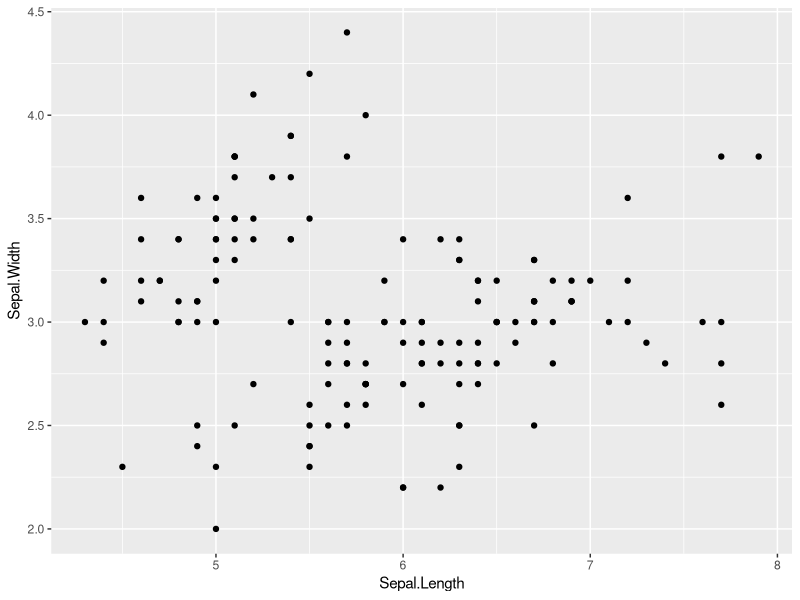
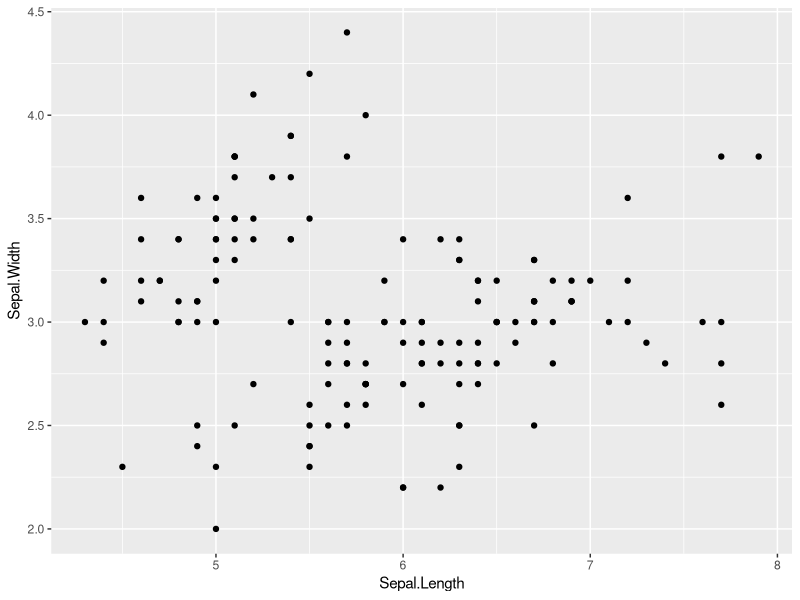
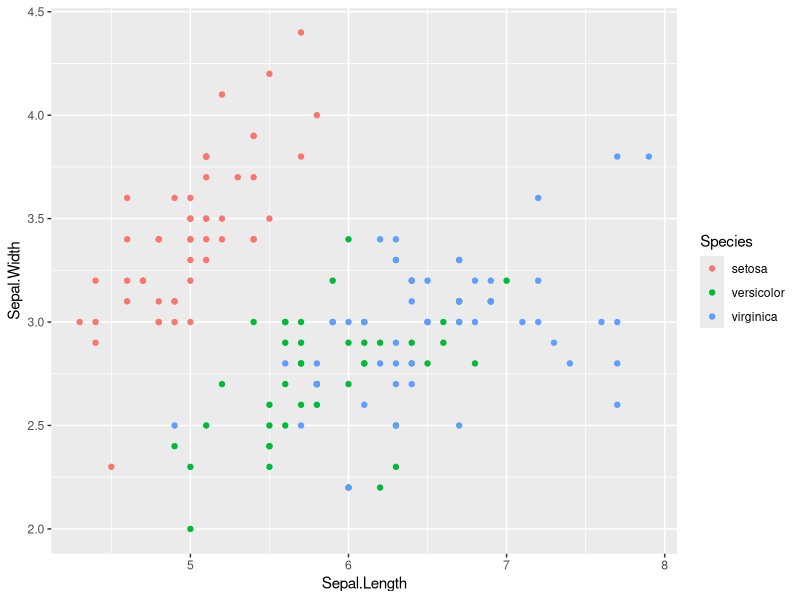
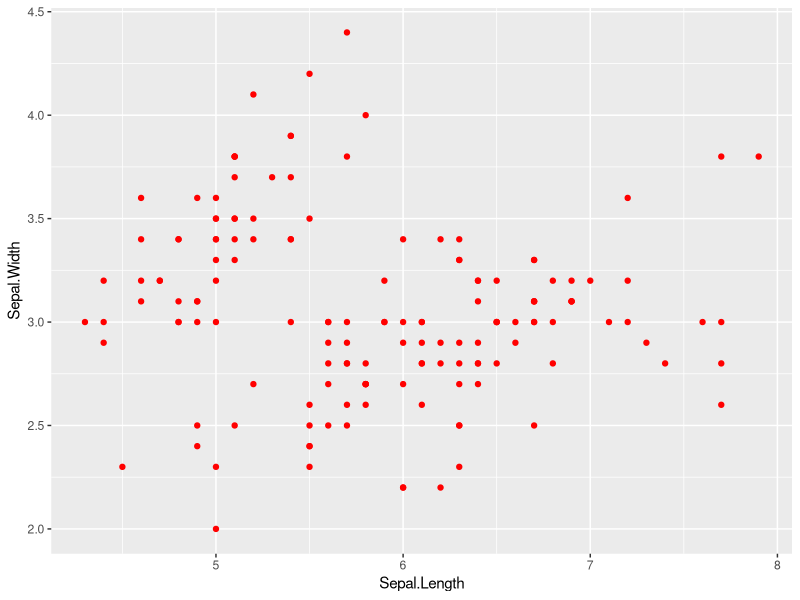
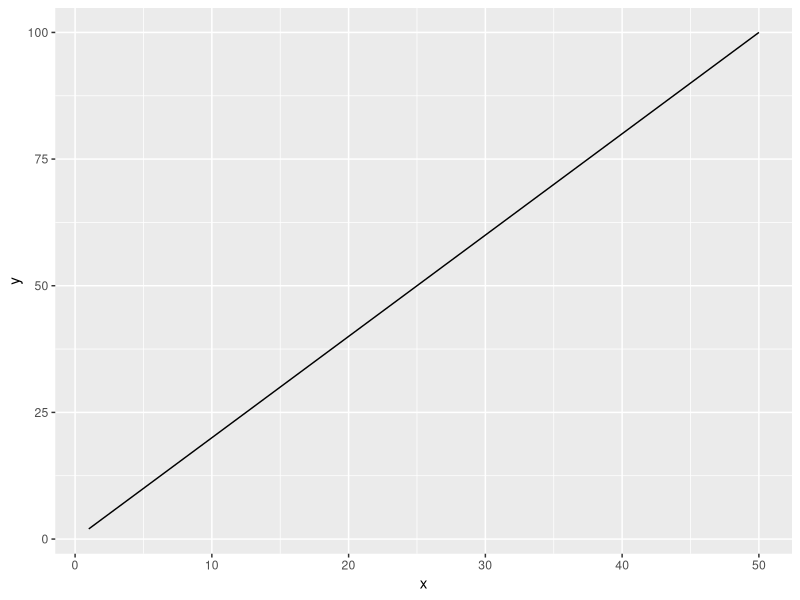
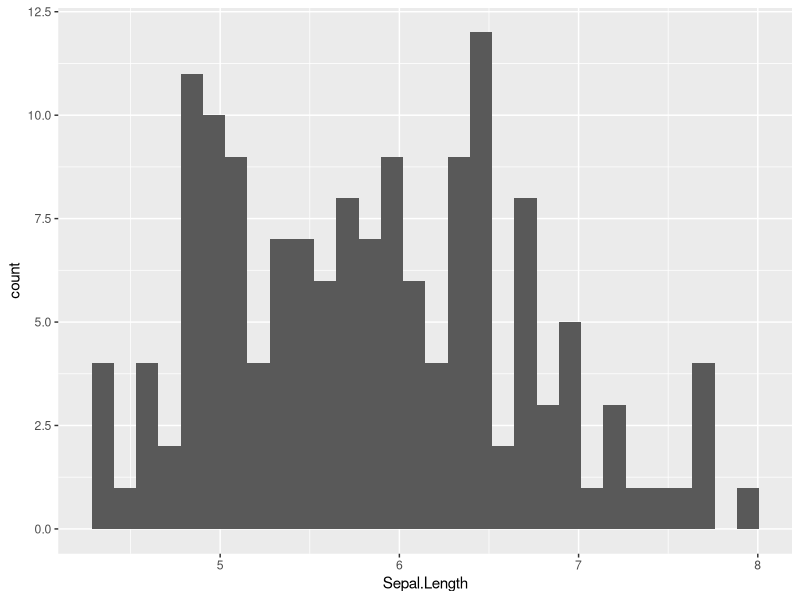
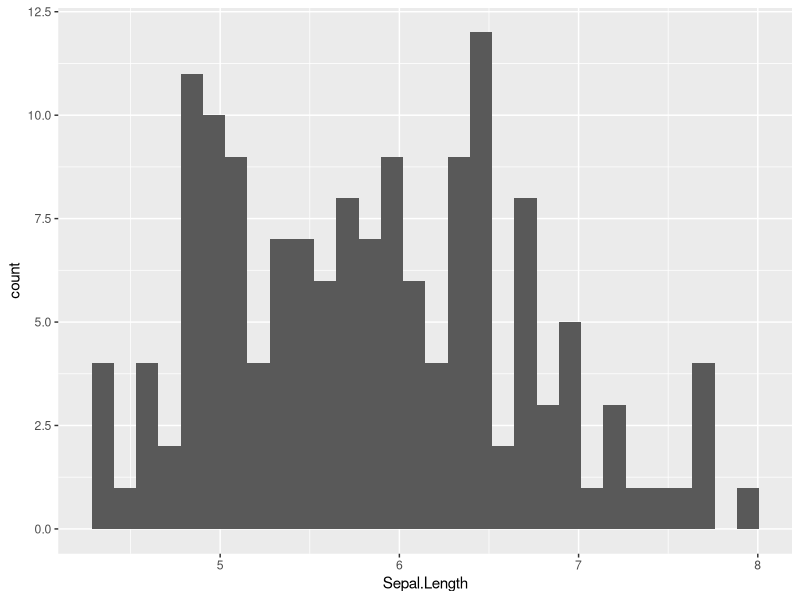
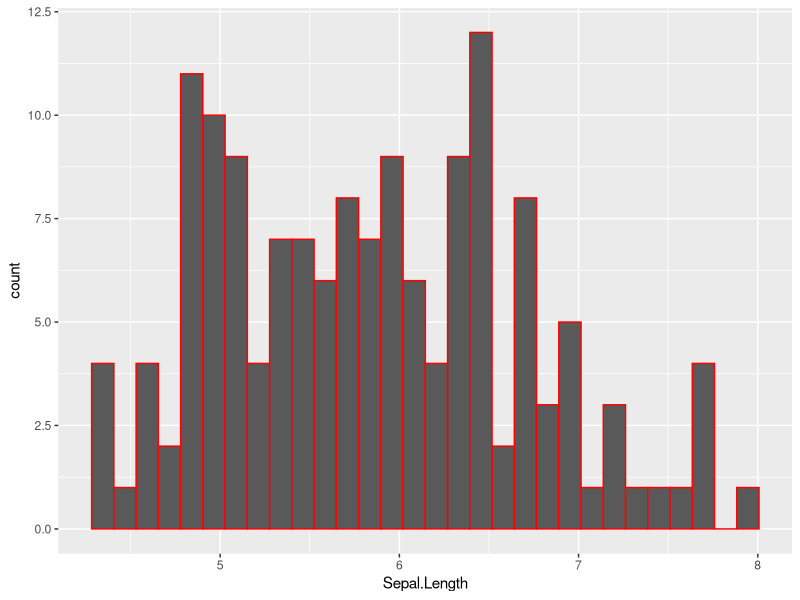

These charts were generated, in order, by the following R code:

#call every single time 
library(tidyverse)
# run

#contrl shitf r = creates a section label, helps stay organized 
# point figure ------------------------------------------------------------

##basic point figure #
# aes() statnds for aesthetic and helps create a basis for creating graphs.

iris %>% 
  ggplot(
    mapping = aes( x = Sepal.Length, 
                  y = Sepal.Width)
    ) + 
    geom_point()

#run

# error example missing aes() ---------------------------------------------

## error, no aes() 
# control + shift + c helps to create the #
# iris %>% 
#   ggplot(
#     x = Sepal.Length, 
#     y = Sepal.Width
#   ) + geom_point()

# run the above to see the error when aes() is missing in code


# color by species --------------------------------------------------------

# another way to get plot 
ggplot(
  data = iris, 
  mapping = aes( x = Sepal.Length,
                 y = Sepal.Width)
)  + 
  geom_point()

# Color by species way one
ggplot(
  data = iris, 
  mapping = aes( x = Sepal.Length,
                 y = Sepal.Width,
                 color = Species)
)  + 
  geom_point()

# Color by everything together 
ggplot(
  data = iris, 
  mapping = aes( x = Sepal.Length,
                 y = Sepal.Width)
)  + 
  geom_point(color = "red")
#diffirent colors like "salmon" "steelblue"


# error for color ---------------------------------------------------------


# Color by species error
# ggplot(
#   data = iris, 
#   mapping = aes( x = Sepal.Length,
#                  y = Sepal.Width),
#   color = Species,
# )  + 
#   geom_point()
# run to see error with misordering color function



# line figure -------------------------------------------------------------

df0 <- tibble(
  x = rep(1:50, 3),
  y = x * 2
)

df0 %>% 
  ggplot(
    mapping = aes( x = x, 
                   y = y)
  ) + 
  geom_line()


# histogram ---------------------------------------------------------------

iris %>% 
  ggplot(mapping = aes (x = Sepal.Length)) +
  geom_histogram()

# messing around with code 
# attempt to incorporate color in histogram -------------------------------

iris %>% 
  ggplot(mapping = aes (x = Sepal.Length)) +
  geom_histogram()

ggplot(
  data = iris, 
  mapping = aes( x = Sepal.Length,
                 )
)  + 
  geom_histogram(color = "red")
#this outline the bars with red, but hey it worked lol


# another color attempt this time by species on histogram -----------------

iris %>% 
  ggplot(mapping = aes (x = Sepal.Length)) +
  geom_histogram()

ggplot(
  data = iris, 
  mapping = aes( x = Sepal.Length,
                 color = Species)
)  + 
  geom_histogram()
#this one shows all of the colors now, this is so cool!


# this time using fill instead of color for histogram ----------------------

iris %>% 
  ggplot(mapping = aes (x = Sepal.Length)) +
  geom_histogram()

ggplot(
  data = iris, 
  mapping = aes( x = Sepal.Length,
                 fill = Species)
)  + 
  geom_histogram()

#can you do both fill and color? 

iris %>% 
  ggplot(mapping = aes (x = Sepal.Length)) +
  geom_histogram()

# #ggplot(
#   data = iris, 
#   mapping = aes( x = Sepal.Length,
#                  fill = Species
#                  color = count)
# )  + 
#   geom_histogram()
# answer is no lol 


# this time color by speal.width in histogram -----------------------------

iris %>% 
  ggplot(mapping = aes (x = Sepal.Length)) +
  geom_histogram()

ggplot(
  data = iris, 
  mapping = aes( x = Sepal.Width,
                 color = Species)
)  + 
  geom_histogram()
# it looks so different, but i guess if two species have the same value, 
# they would overlap, so which one would be visible?


# change bin width
iris %>% 
  ggplot(aes(x = Sepal.Length)) +
  geom_histogram(binwidth = 0.5)

# change bin number
iris %>% 
  ggplot(aes(x = Sepal.Length)) +
  geom_histogram(bins = 50)

# Box plot ---------------------------------------------------------------

#blank boxplot (no color)

iris %>% 
  ggplot(
    mapping = aes( x = Species, 
                   y = Sepal.Length)
  ) + geom_boxplot()

#change border color 
iris %>% 
  ggplot(
    mapping = aes( x = Species, 
                   y = Sepal.Length, 
                   color = Species)
  ) + geom_boxplot()

#fill in color of the boxes
iris %>% 
  ggplot(
    mapping = aes( x = Species, 
                   y = Sepal.Length, 
                   fill = Species)
  ) + geom_boxplot()

#another way for color 

# change fill by "Species", but consistent color
iris %>% 
  ggplot(aes(x = Species,
             y = Sepal.Length,
             fill = Species)) +
  geom_boxplot(color = "black")
# can change "black" to other colors,
# this is what i tried to do with fill and color


# just playing with code --------------------------------------------------


# more messing around

iris %>% 
  ggplot(mapping = aes (x = Sepal.Length)) +
  geom_histogram()

ggplot(
  data = iris, 
  mapping = aes( x = Sepal.Length,
                 color = Species)
)  + 
  geom_histogram()


iris %>% 
  ggplot(aes(x = Sepal.Length,
             fill = Species)) +
  geom_histogram(color = "black")

# my tampering lol

iris %>% 
  ggplot(mapping = aes (x = Sepal.Length)) +
  geom_histogram()

ggplot(
  data = iris, 
  mapping = aes( x = Sepal.Length,
                 fill = Species)
)  + 
  geom_histogram()

iris %>% 
  ggplot(aes(x = Sepal.Length,
             fill = Species)) +
  geom_histogram(color = "black")

# ayyyyy it worked lol!

# sepal width now
iris %>% 
  ggplot(mapping = aes (x = Sepal.Width)) +
  geom_histogram()

ggplot(
  data = iris, 
  mapping = aes( x = Sepal.Width,
                 fill = Species)
)  + 
  geom_histogram()

iris %>% 
  ggplot(aes(x = Sepal.Width,
             fill = Species)) +
  geom_histogram(color = "black")

# this is so fun 

# back to speal length 


# fun code ----------------------------------------------------------------

# fun code "violin"

# Library
library(ggplot2)

# create a dataset
data <- data.frame(
  name=c( rep("A",500), rep("B",500), rep("B",500), rep("C",20), rep('D', 100)  ),
  value=c( rnorm(500, 10, 5), rnorm(500, 13, 1), rnorm(500, 18, 1), rnorm(20, 25, 4), rnorm(100, 12, 1) )
)

# Most basic violin chart
p <- ggplot(data, aes(x=name, y=value, fill=name)) + # fill=name allow to automatically dedicate a color for each group
  geom_violin()
p
#p

data_wide <- iris[ , 1:4]

library(tidyr)
library(ggplot2)
library(dplyr)
data_wide %>% 
  gather(key="MesureType", value="Val") %>%
  ggplot( aes(x=MesureType, y=Val, fill=MesureType)) +
  geom_violin()

# 2 violins instead of 4? if i change the 
# data_wide <- iris[ , 1:4] to data_wide <- iris[ , 1:2]?

data_wide <- iris[ , 1:2]
library(tidyr)
library(ggplot2)
library(dplyr)
data_wide %>% 
  gather(key="MesureType", value="Val") %>%
  ggplot( aes(x=MesureType, y=Val, fill=MesureType)) +
  geom_violin()

# answer is yes! omg this is amazing!

# can do a lolipop plot too??!!!

# Libraries
library(ggplot2)

# Create data
data <- data.frame(
  x=LETTERS[1:26], 
  y=abs(rnorm(26))
)

# Plot
ggplot(data, aes(x=x, y=y)) +
  geom_point() + 
  geom_segment( aes(x=x, xend=x, y=0, yend=y))

# this one is like the enrichment graphs with the volcano vplots
# library
library(ggplot2)
library(dplyr)

# Create data (this takes more sense with a numerical X axis)
x <- seq(0, 2*pi, length.out=100)
data <- data.frame(
  x=x, 
  y=sin(x) + rnorm(100, sd=0.2)
)

# Add a column with your condition for the color
data <- data %>% 
  mutate(mycolor = ifelse(y>0, "type1", "type2"))

# plot
ggplot(data, aes(x=x, y=y)) +
  geom_segment( aes(x=x, xend=x, y=0, yend=y, color=mycolor), size=1.3, alpha=0.9) +
  theme_light() +
  theme(
    legend.position = "none",
    panel.border = element_blank(),
  ) +
  xlab("") +
  ylab("Value of Y")

# i can maybe use this to change based on fold change too, kind of like the iDEP and GSEA PLOTS!!!
